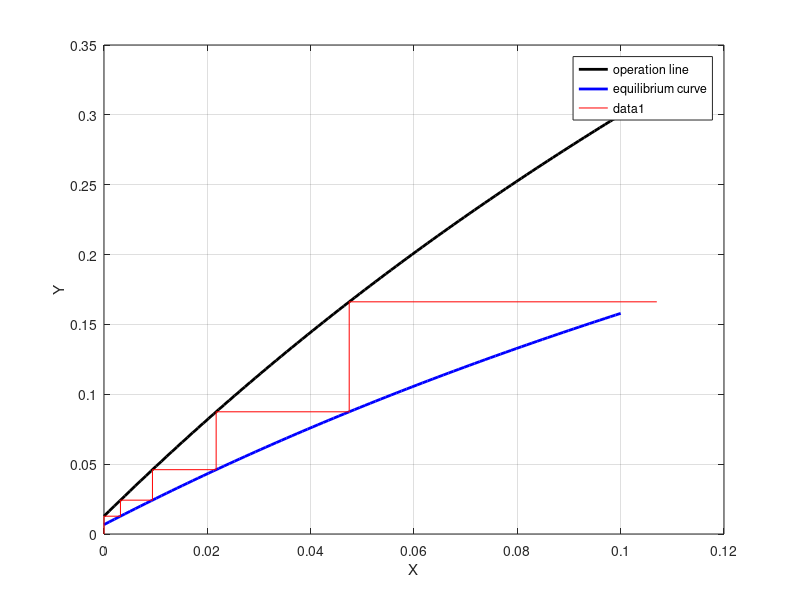

Source code (MATLAB):
%  Gas absorber: acetone - air

%          Va,ya
%            ^
%           _|_
%          |   |
% La,xa -->|   |
%          |   |
%          |   |
%          |   |
% Vb,yb -->|   |
%          |___|--> Lb,xb
%
clear all

Vb = 100.; %[mols]
y_abs = 0.97;
r_eq = 1.9; %ratio between line operation and equilibrium data

n = 100; %number of points
g = 3; %polynomial degree approximation

xa = 0.;
xb = 0.1;
yb = 0.3;

Va = (1. - y_abs*yb)*Vb;
Lb = (y_abs*yb*Vb)/xb;
La = Lb - (y_abs*Vb*yb);

ya = (1. - y_abs)/(1./yb - y_abs);

guess = (1. - y_abs)*Vb*yb;

v = linspace(guess, yb*Vb, n);

for i = 1:n
    xnum = v(i) - (1 - y_abs)*Vb*yb;
    x(i) = xnum / (xnum + (1-xb)*Lb);
    y_op(i) = v(i) / (v(i) + (1-yb)*Vb);
    y_eq(i) = y_op(i)/r_eq;
end

q1 = polyfit(x,y_op,g);
q2 = polyfit(x,y_eq,g);

points = linspace(0.,x(end),n);

r1 = polyval(q1, points);
r2 = polyval(q2, points);

plot(points,r1,'-k','linewidth',2,points,r2,'-b','linewidth',2);
xlabel('X');ylabel('Y');grid;
legend('operation line','equilibrium curve');
hold on;

X = 0.; Y = 0.;
i = 2; plates = -1;

while(X < x(end))
    X(i) = X(i-1);
    Y(i) = polyval(q1,X(i));
    X(i+1) = fzero(@(w) Y(i) - polyval(q2,w),0.);
    Y(i+1) = Y(i);
    i += 2;
    plates += 1;
end

plot(X,Y,'-r')
hold off;

fprintf("Number of ideal plates: %6i\n",plates);
fprintf("Entering liquid stream - La: \t%10.4f mols\n",La);
fprintf("Leaving liquid stream - Lb: \t%10.4f mols\n",Lb);
fprintf("Leaving gas stream - Va: \t%10.4f mols\n",Va);
